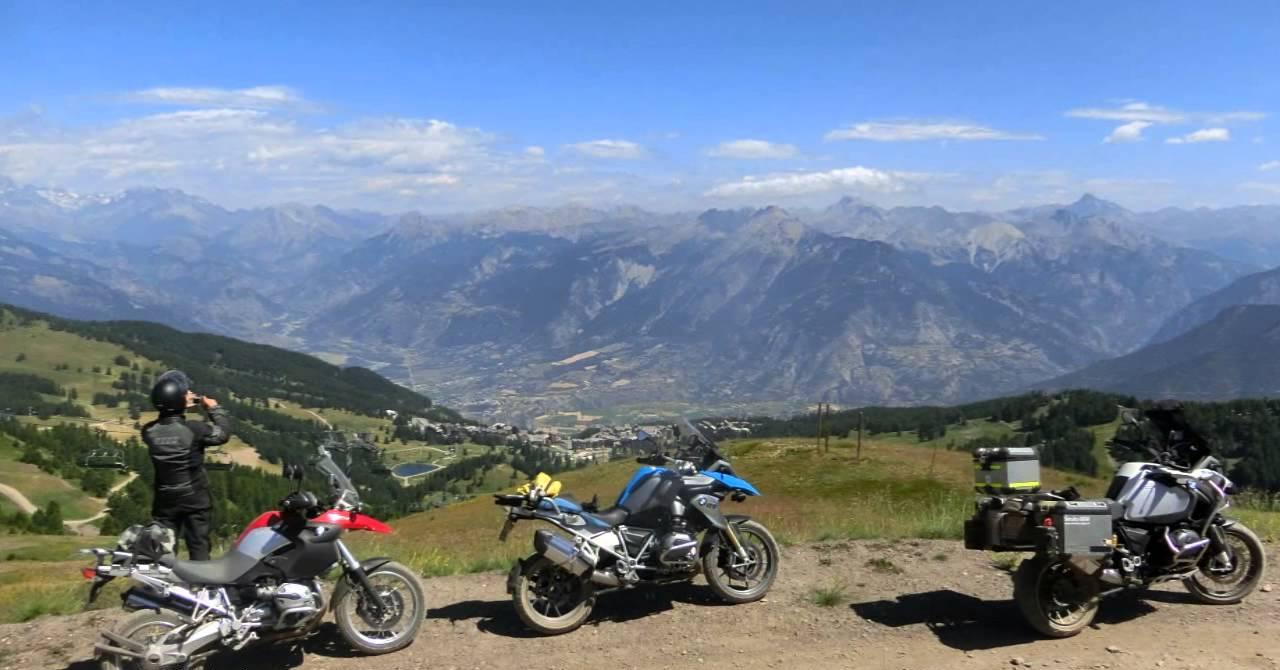
#> input picture im.jpg, 1280 x 670 px
$ python part3.py
#> lines starting #> are read from the running program, lines starting #| are printed output that depends on the picture; after the words box and inside, x2 and y2 are one past the last pixel; in counts of white or black regions, pixels touching at a corner belong together
import cv2
import numpy as np

filename = 'im.jpg'
img = cv2.imread(filename)
#> img is the input picture: shape (670, 1280, 3); mean B, G, R 149.3, 128.5, 112.4
gray = cv2.cvtColor(img,cv2.COLOR_BGR2GRAY)

gray = np.float32(gray)
dst = cv2.cornerHarris(gray,2,3,0.06)
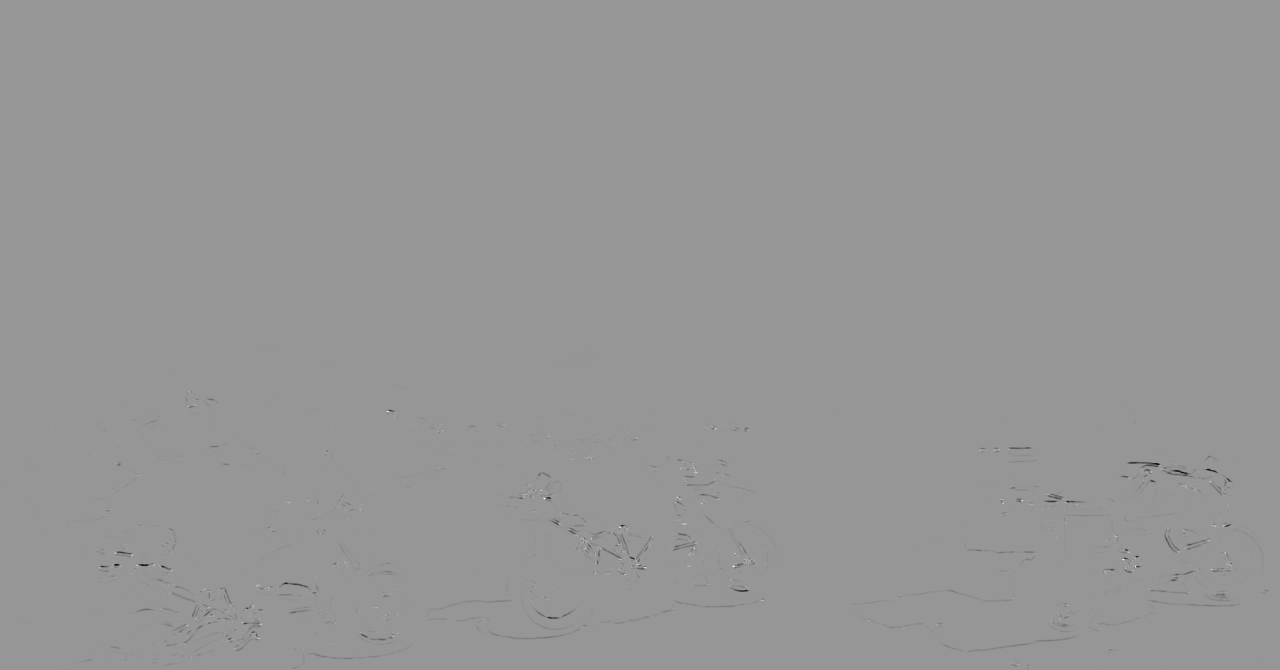
#> dst: shape (670, 1280) float32; min -80267640, max 55648612, mean -109544.2; drawn with min black and max white

# Threshold for an optimal value, it may vary depending on the image.
#img[dst>0.01*dst.max()]=[0,120,255]
X, Y = np.nonzero(dst>0.01*dst.max())
#> X = 5226 values from 364 to 669; Y = 5226 values, max 1277 at index 4221, min 2 at index 5011, mean 616
points=np.array([[x,y]for x,y in zip(X,Y)], dtype=np.float32)
#> points = 5226 pairs, first value 364 to 669, second value 2 to 1277

# define criteria and apply kmeans()
criteria = (cv2.TERM_CRITERIA_EPS + cv2.TERM_CRITERIA_MAX_ITER, 10, 1.0)
ret,label,center=cv2.kmeans(points,3,None,criteria,10,cv2.KMEANS_RANDOM_CENTERS)
#> ret = 60491108.6; label = 5226 values, max 2 at index 70, min 0 at index 0, mean 0.878; center = [[515.2, 624.5], [559.1, 247.8], [538.1, 1124.7]]

# Now separate the data, Note the flatten()
A = points[label.ravel()==0]
#> A = 1979 pairs, first value 364 to 654, second value 425 to 870
B = points[label.ravel()==1]
#> B = 1903 pairs, first value 374 to 669, second value 2 to 435
C = points[label.ravel()==2]
#> C = 1344 pairs, first value 406 to 669, second value 891 to 1277
for p in A:
    img[int(p[0]), int(p[1])] = [255,0,0]
#> this loop made 1979 passes
#> p on passes 1 to 3: [364, 499], [368, 585], [368, 586]
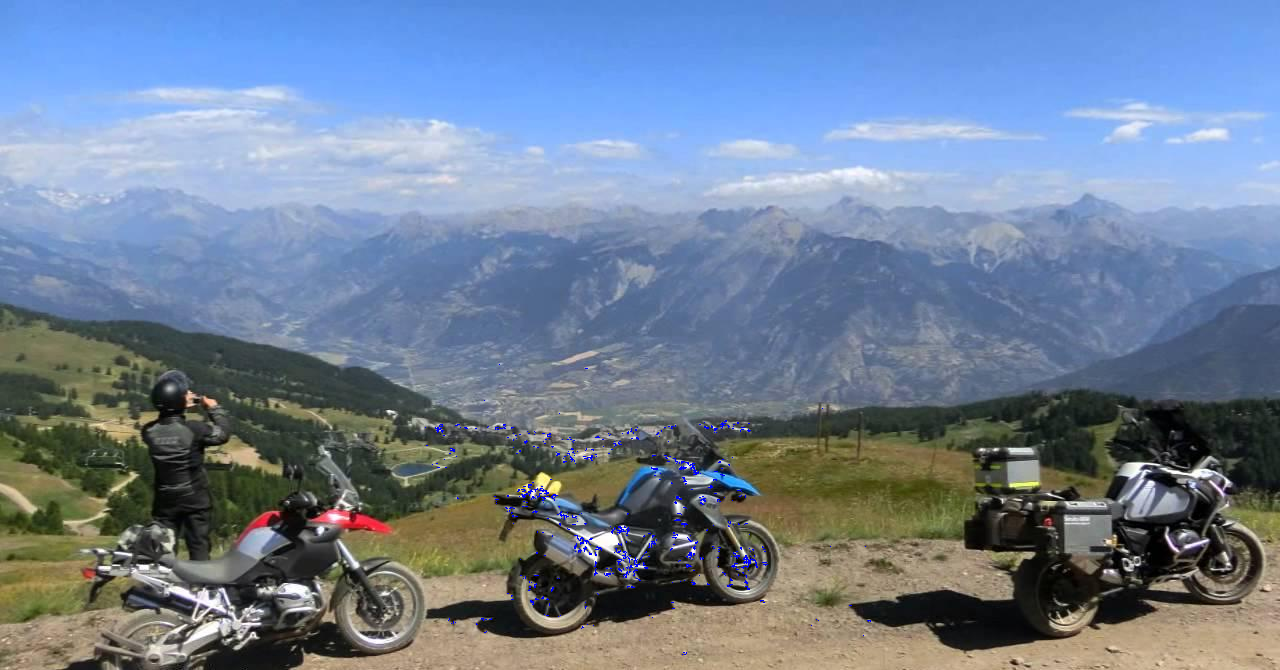
#> img: shape (670, 1280, 3); 0.23% of pixels changed, all inside (x1, y1, x2, y2) = (425, 364, 871, 655)
for p in B:
    img[int(p[0]), int(p[1])] = [0,255,0]
#> this loop made 1903 passes
#> p on passes 1 to 3: [374, 106], [374, 107], [374, 110]
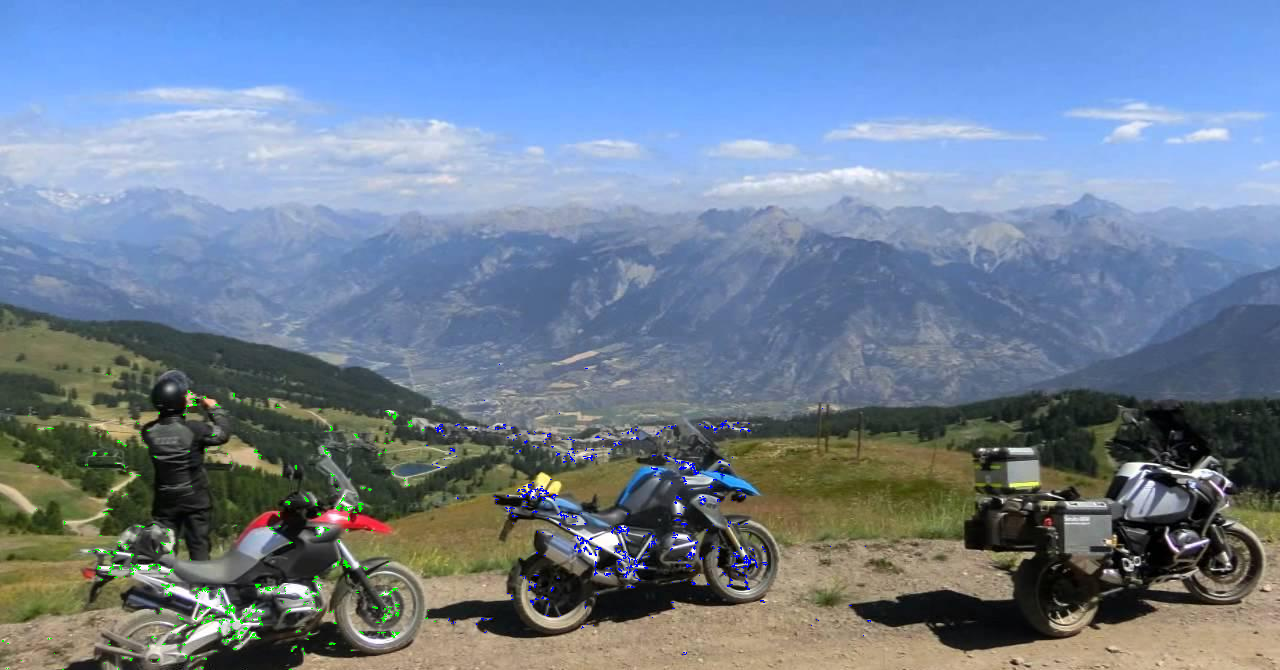
#> img: shape (670, 1280, 3); 0.22% of pixels changed, all inside (x1, y1, x2, y2) = (2, 374, 436, 670)
for p in C:
    img[int(p[0]), int(p[1])] = [0,0,255]
#> this loop made 1344 passes
#> p on passes 1 to 3: [406, 1118], [406, 1119], [414, 1241]
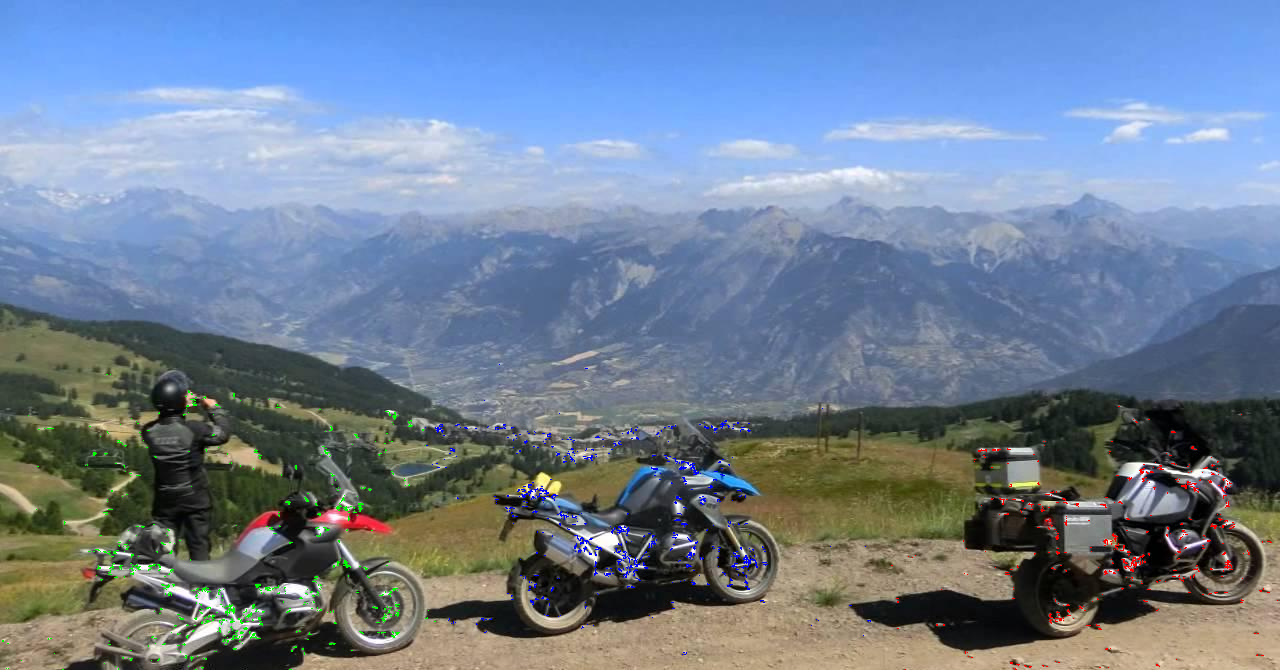
#> img: shape (670, 1280, 3); 0.16% of pixels changed, all inside (x1, y1, x2, y2) = (891, 406, 1278, 670)

y = np.min(A[:,0])
#> y = 364
x = np.min(A[:,1])
#> x = 425
h = np.max(A[:,0]) - x
#> h = 229
w = np.max(A[:,1]) - y
#> w = 506
# draw a red rectangle to visualize the bounding rect
cv2.rectangle(img, (x, y), (x+y, w+h), (255, 0, 0), 2)

y = np.min(B[:,0])
#> y = 374
x = np.min(B[:,1])
#> x = 2
h = np.max(B[:,1]) - x
#> h = 433
w = np.max(B[:,0]) - y
#> w = 295
# draw a blue rectangle to visualize the bounding rect
cv2.rectangle(img, (x, y), (x+y, w+h), (0, 255, 0), 2)

y = np.min(C[:,0])
#> y = 406
x = np.min(C[:,1])
#> x = 891
h = np.max(C[:,1]) - x
#> h = 386
w = np.max(C[:,0]) - y
#> w = 263
# draw a green rectangle to visualize the bounding rect
cv2.rectangle(img, (x, y), (x+y, w+h), (0, 0, 255), 2)
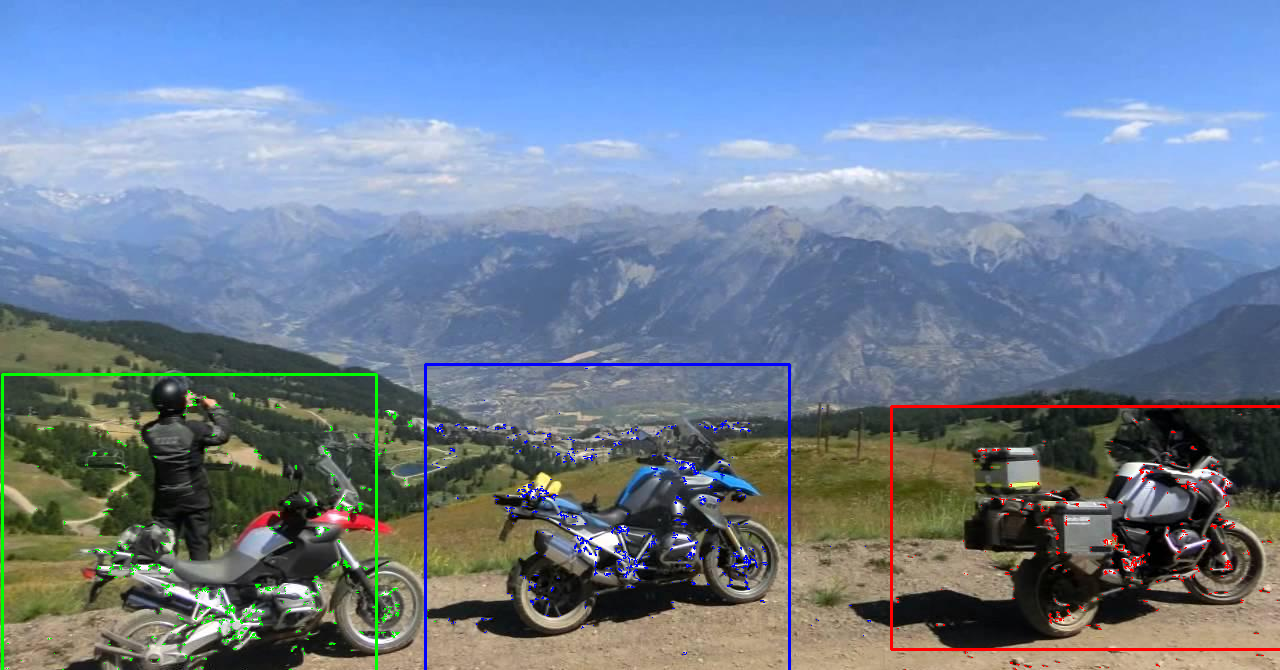
#> img: shape (670, 1280, 3); mean B, G, R 149.1, 128, 111.8
cv2.imwrite('result3.jpg',img)
if cv2.waitKey(0) & 0xff == 27:
#> (key Esc is pressed here)
    cv2.destroyAllWindows()
